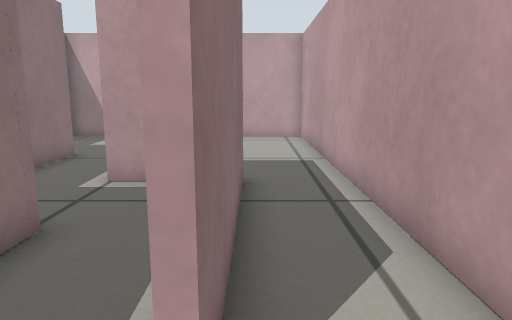
view 1 (above)

15 first-person views from a walk through a world built for the Gazebo simulator. The camera is 0.41 m above the floor, tilts 10° down and sees 70° across. The floor is counted in squares, 0.2 m on a side. Each view is taken from the middle of a square. On the plan, view 1 faces up. The plan holds only what a view shows up to about 19 squares ahead; the rest is blank.

view 2
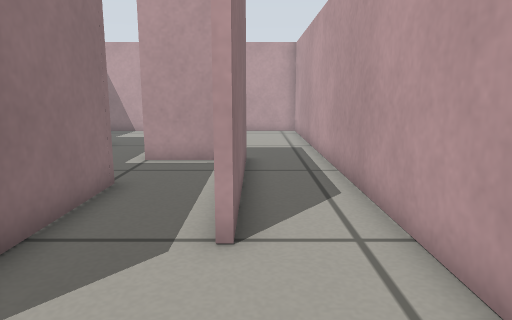

view 3
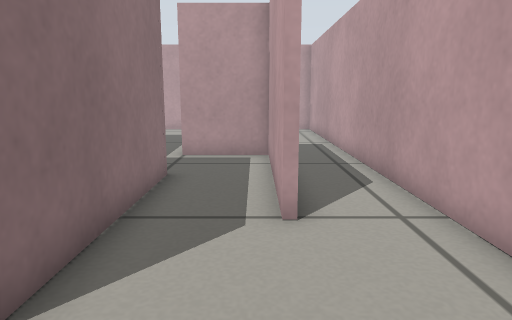

view 4
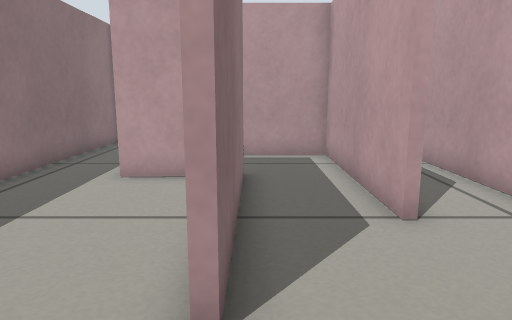

view 5
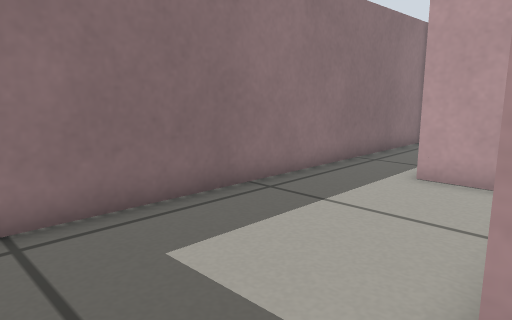

view 6
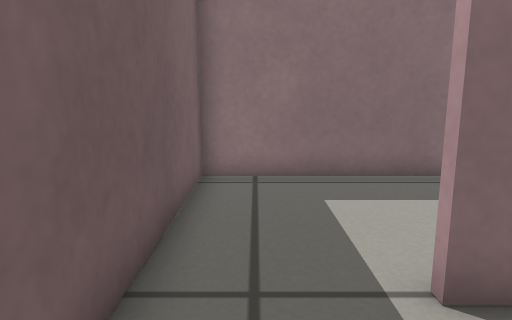

view 7
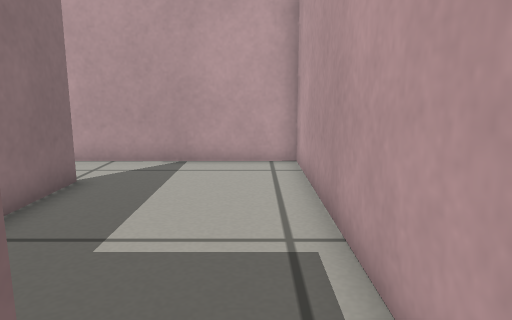

view 8
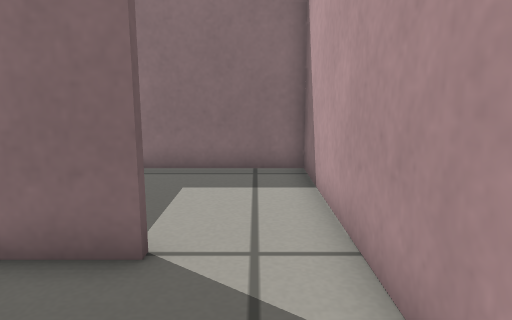

view 9
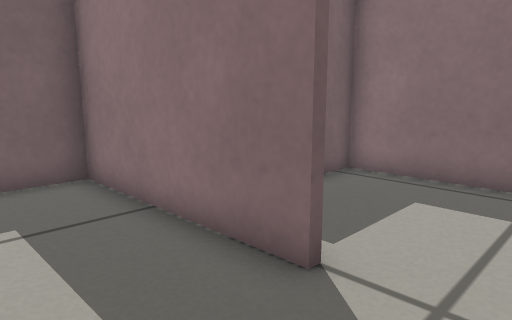

view 10
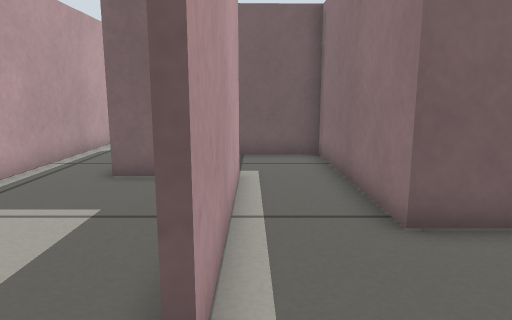

view 11
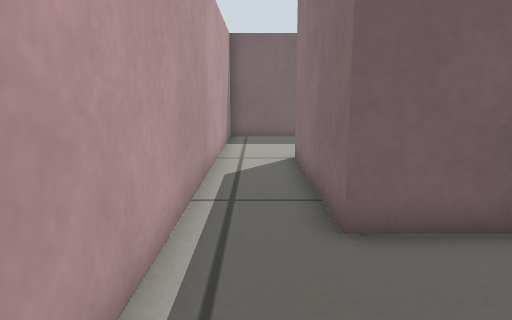

view 12
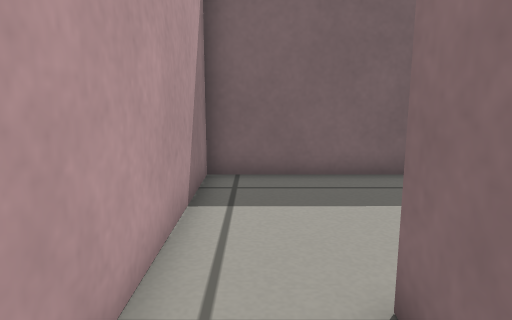

view 13
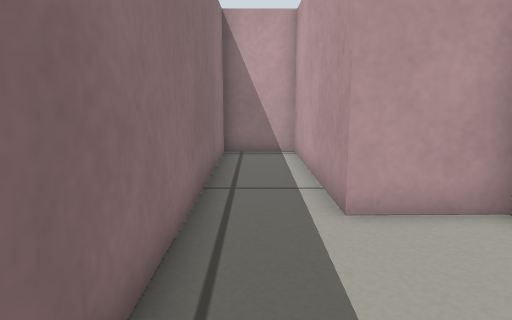

view 14
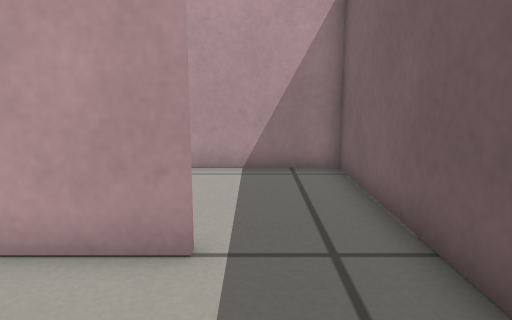

view 15
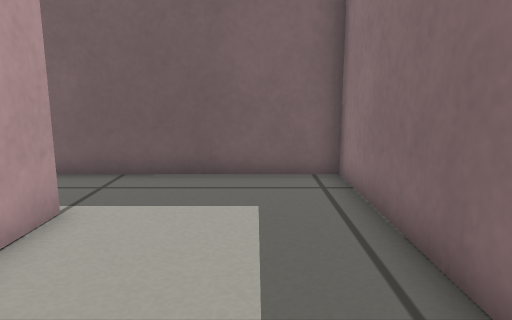

### Floor plan
Ten units are one square. View 1 is at (0, 0); x grows to the right and y downward. Boxes are objects, and circles mark ways between rooms. Rooms are numbered by the first view taken in them; rooms with no view inside come last. Other rooms are left out.
<svg viewBox="-97 -189 125 238">
<path fill="none" stroke="#000" d="M-33 -156 -33 -88 -3 -88 -3 -18M-6 -18 -6 -86 -36 -86 -36 -156M-34 44 23 44 23 -184 -92 -184 -92 -126 -63 -126 -62 -53 -33 -54 -33 13M-35 -51 -64 -51 -66 -123 -92 -123 -92 44 -34 44M-36 13 -36 -12"/>
<circle cx="-30" cy="30" r="3" fill="#2a7"/>
<text x="-20" y="-100">1</text>
<text x="-60" y="-20">2</text>
</svg>
Room 1 opens to room 2.

Where each view was taken, in squares from view 1:
view 1: 0 up, 0 right, facing up
view 2: 3 down, 0 right, facing up
view 3: 4 down, 1 left, facing up
view 4: 4 down, 3 left, facing up
view 5: 4 down, 3 left, facing up-left
view 6: 3 down, 0 right, facing left
view 7: 7 up, 1 right, facing up
view 8: 17 up, 1 right, facing left
view 9: 18 up, 0 right, facing down-left
view 10: 18 up, 4 left, facing down
view 11: 14 up, 1 right, facing down
view 12: 5 up, 1 right, facing down
view 13: 1 down, 8 left, facing up
view 14: 2 down, 8 left, facing right
view 15: 5 up, 7 left, facing down
